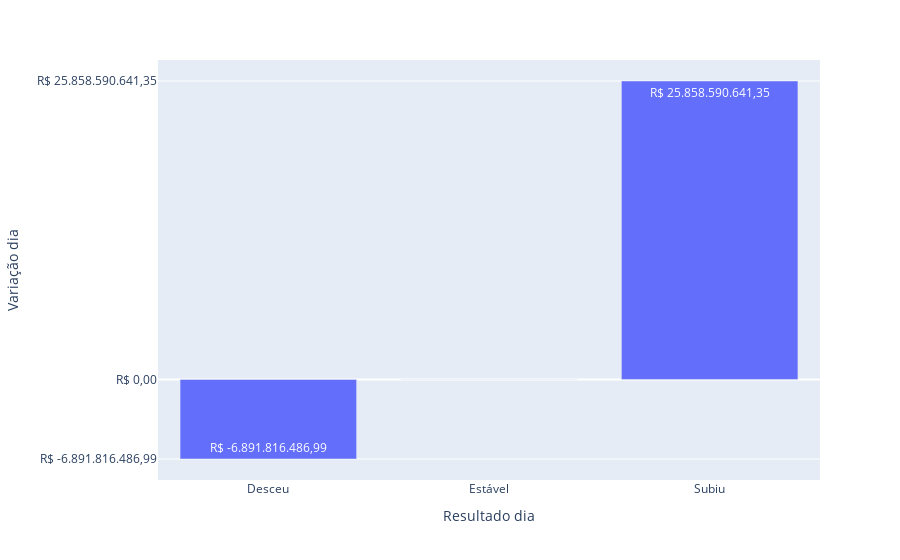

Notebook source saved alongside this figure:
### Code cell
fig_bar_variacao_por_resultado = px.bar(df_analise_saldo, x='resultado_dia', y='variacao_dia_valor', text='variacao_dia_valor',)
fig_bar_variacao_por_resultado.update_traces(text=[format_currency(x) for x in df_analise_saldo['variacao_dia_valor']])
fig_bar_variacao_por_resultado.update_yaxes(title='Variação dia', tickvals=df_analise_saldo['variacao_dia_valor'], ticktext=[format_currency(x) for x in df_analise_saldo['variacao_dia_valor']])
fig_bar_variacao_por_resultado.update_xaxes(title='Resultado dia')

fig_bar_variacao_por_resultado.show()

### Figure 1 — Plotly figure (JSON) as saved in the notebook; plotly's stock layout.template omitted (floating-point values rounded to 4 significant figures)
{"data": [{"alignmentgroup": "True", "hovertemplate": "resultado_dia=%{x}<br>variacao_dia_valor=%{text}<extra></extra>", "legendgroup": "", "marker": {"color": "#636efa", "pattern": {"shape": ""}}, "name": "", "offsetgroup": "", "orientation": "v", "showlegend": false, "text": ["R$ -6.891.816.486,99", "R$ 0,00", "R$ 25.858.590.641,35"], "textposition": "auto", "type": "bar", "x": ["Desceu", "Estável", "Subiu"], "xaxis": "x", "y": [-6892000000.0, 0, 25860000000.0], "yaxis": "y"}], "layout": {"barmode": "relative", "legend": {"tracegroupgap": 0}, "margin": {"t": 60}, "xaxis": {"anchor": "y", "domain": [0, 1], "title": {"text": "Resultado dia"}}, "yaxis": {"anchor": "x", "domain": [0, 1], "ticktext": ["R$ -6.891.816.486,99", "R$ 0,00", "R$ 25.858.590.641,35"], "tickvals": [-6892000000.0, 0, 25860000000.0], "title": {"text": "Variação dia"}}}}
